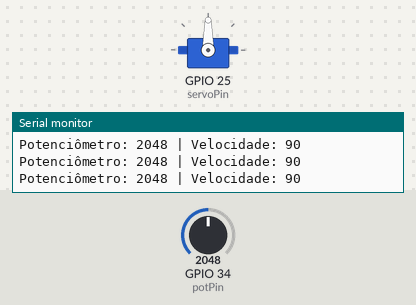
A sketch run on a simulated ESP32. Parts: servo, the last lines printed to the serial monitor. The inputs (shaded band) are chosen by the test bench; at power-on: GPIO 34 (potPin) = 2048.

Above: at 1.2 s.
1.3 s: GPIO 34 (potPin) set to 2866
At 2.1 s:
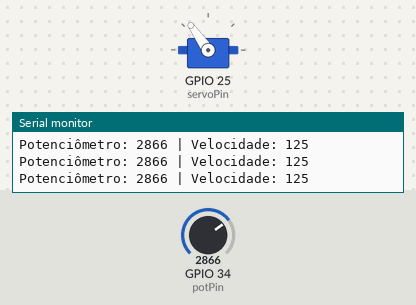
2.8 s: GPIO 34 (potPin) set to 3603
At 3.4 s:
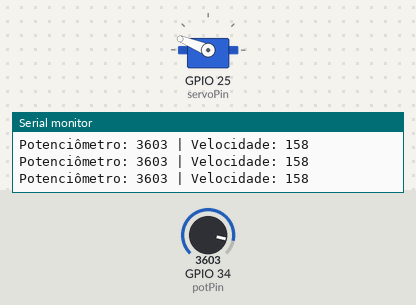
4.3 s: GPIO 34 (potPin) set to 4095
At 5.5 s:
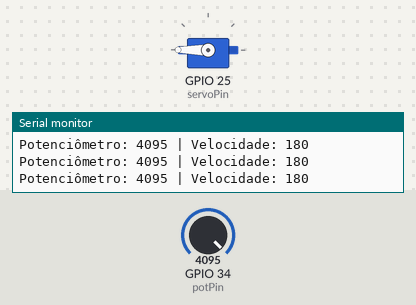
5.8 s: GPIO 34 (potPin) set to 1228
At 6.8 s:
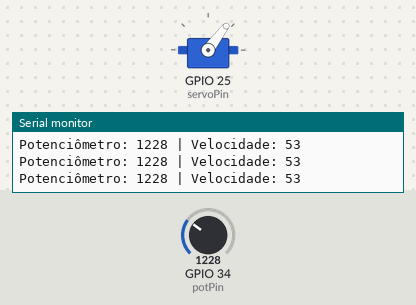
7.3 s: GPIO 34 (potPin) set to 491
At 7.6 s:
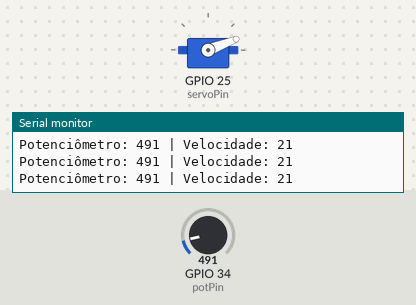
8.8 s: GPIO 34 (potPin) set to 0
At 10.2 s:
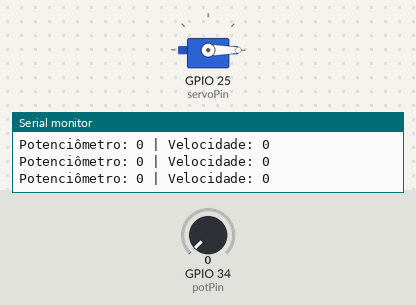
Timing chart, 0 to 11.3 s (numbered marks = the images above; inputs shaded):
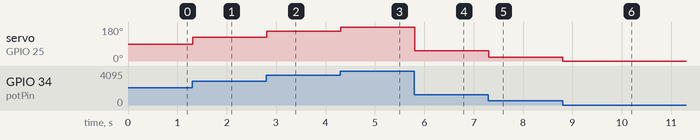

Measured:
- after the input at 1.3 s, servo on GPIO 25 (servoPin): 90° → 125° at once
- after the input at 2.8 s, servo on GPIO 25 (servoPin): 125° → 158° at once
- after the input at 4.3 s, servo on GPIO 25 (servoPin): 158° → 180° at once
- after the input at 5.8 s, servo on GPIO 25 (servoPin): 180° → 53° at once
- after the input at 7.3 s, servo on GPIO 25 (servoPin): 53° → 21° at once
- after the input at 8.8 s, servo on GPIO 25 (servoPin): 21° → 0° at once

The sketch:

ServorPotenciometro.ino
```cpp
#include <ESP32Servo.h>

const int potPin = 34;  // Pino onde o potenciômetro está conectado
const int servoPin = 25;  // Pino PWM do servo

Servo myServo;  // Cria um objeto servo

void setup() {
  Serial.begin(115200);  // Inicializa a comunicação serial
  myServo.attach(servoPin);  // Conecta o servo ao pino definido
}

void loop() {
  int potValue = analogRead(potPin);  // Lê o valor do potenciômetro (0-4095 no ESP32)

  // Mapeia o valor do potenciômetro para a faixa de 0 a 180
  // 0 a 90 -> Servo gira em uma direção
  // 90 -> Servo parado
  // 90 a 180 -> Servo gira na outra direção
  int speed = map(potValue, 0, 4095, 0, 180);

  myServo.write(speed);  // Controla a direção e a velocidade do servo contínuo

  // Imprime os valores para depuração
  Serial.print("Potenciômetro: ");
  Serial.print(potValue);
  Serial.print(" | Velocidade: ");
  Serial.println(speed);

  delay(15);  // Pequeno atraso para estabilidade
}
```
